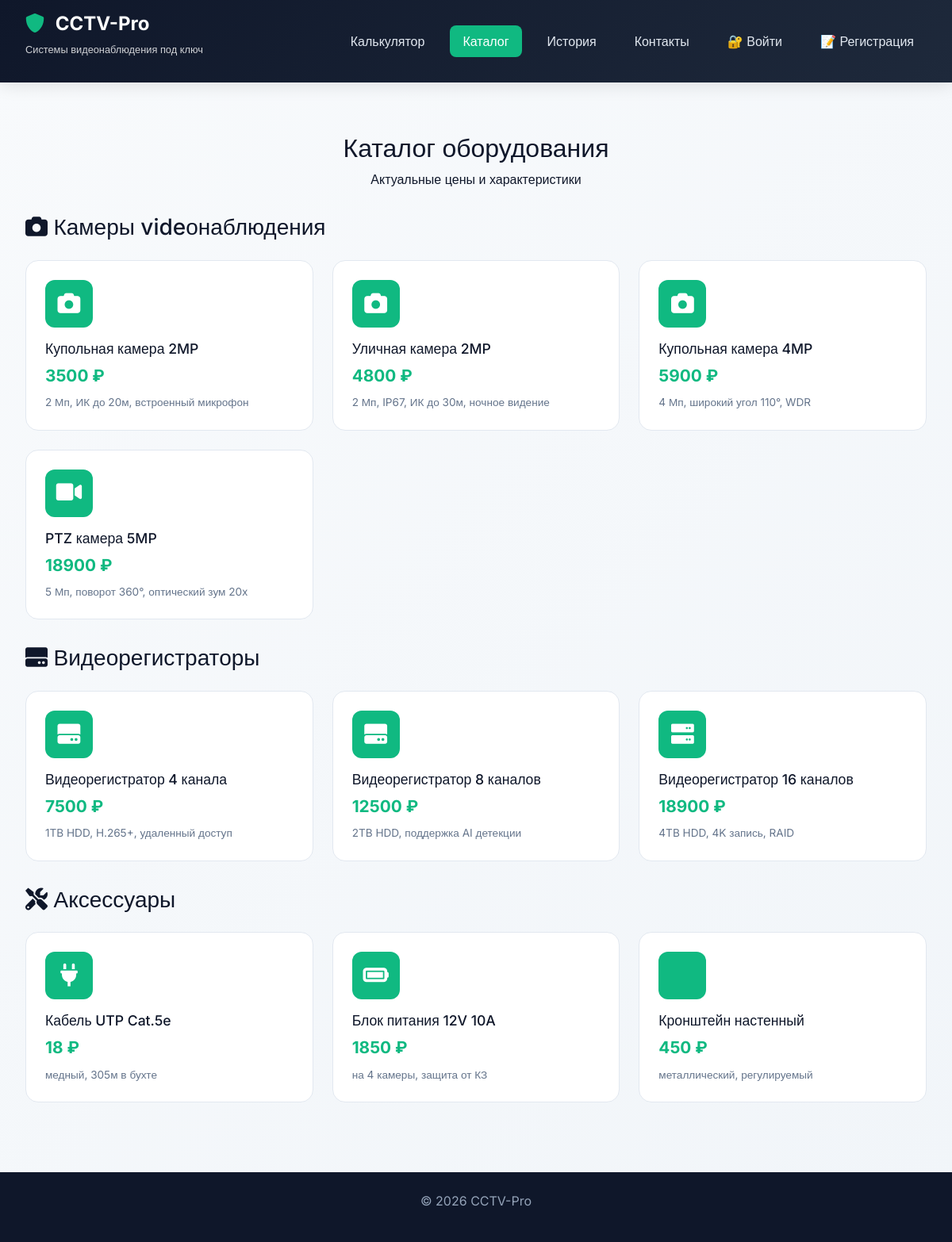
/catalog, run on the app's committed database.
### app.py (models this page shows)
class Equipment(db.Model):
    id = db.Column(db.Integer, primary_key=True)
    name = db.Column(db.String(100))
    type = db.Column(db.String(50))  # camera, recorder, accessory
    price = db.Column(db.Float)
    specs = db.Column(db.String(200))
    icon = db.Column(db.String(50))
    image = db.Column(db.String(100), default='default.jpg')

### app.py (the view)
@app.route('/catalog')
def catalog():
    cameras = Equipment.query.filter_by(type='camera').all()
    recorders = Equipment.query.filter_by(type='recorder').all()
    accessories = Equipment.query.filter_by(type='accessory').all()
    return render_template('catalog.html', cameras=cameras, recorders=recorders, accessories=accessories)

### app.py (called while the page is built)
@app.context_processor
def utility_processor():
    user = None
    user_is_admin = False
    if 'user_id' in session:
        user = User.query.get(session['user_id'])
        if user:
            user_is_admin = user.is_admin
    return dict(current_user=user, user_is_admin=user_is_admin)

### templates/catalog.html (shortened to what this page needs)
{% extends "base.html" %}
{% block content %}
<div class="container">
    <div class="hero">
        <h2>Каталог оборудования</h2>
        <p>Актуальные цены и характеристики</p>
    </div>
    <div class="catalog-section">
        <h3><i class="fas fa-camera"></i> Камеры videонаблюдения</h3>
        <div class="catalog-grid">
            {% for item in cameras %}
            <a href="{{ url_for('product', product_id=item.id) }}" class="catalog-item-link">
                <div class="catalog-item">
                    <div class="catalog-icon"><i class="fas {{ item.icon }}"></i></div>
                    <h4>{{ item.name }}</h4>
                    <div class="catalog-price">{{ item.price|int }} ₽</div>
                    <div class="catalog-specs">{{ item.specs }}</div>
                </div>
            </a>
            {% endfor %}
        </div>
        <h3 style="margin-top: 2rem;"><i class="fas fa-hdd"></i> Видеорегистраторы</h3>
        <div class="catalog-grid">
            {% for item in recorders %}
            <a href="{{ url_for('product', product_id=item.id) }}" class="catalog-item-link">
                <div class="catalog-item">
                    <div class="catalog-icon"><i class="fas {{ item.icon }}"></i></div>
                    <h4>{{ item.name }}</h4>
                    <div class="catalog-price">{{ item.price|int }} ₽</div>
                    <div class="catalog-specs">{{ item.specs }}</div>
                </div>
            </a>
            {% endfor %}
        </div>
        <h3 style="margin-top: 2rem;"><i class="fas fa-tools"></i> Аксессуары</h3>
        <div class="catalog-grid">
            {% for item in accessories %}
            <a href="{{ url_for('product', product_id=item.id) }}" class="catalog-item-link">
                <div class="catalog-item">
                    <div class="catalog-icon"><i class="fas {{ item.icon }}"></i></div>
                    <h4>{{ item.name }}</h4>
                    <div class="catalog-price">{{ item.price|int }} ₽</div>
                    <div class="catalog-specs">{{ item.specs }}</div>
                </div>
            </a>
            {% endfor %}
        </div>
    </div>
</div>
{% endblock %}

### templates/base.html (shortened to what this page needs)
<!DOCTYPE html>
<html lang="ru">
<head>
    <link rel="stylesheet" href="https://cdnjs.cloudflare.com/ajax/libs/font-awesome/6.0.0-beta3/css/all.min.css">
    <link href="https://cdn.jsdelivr.net/npm/bootstrap@5.3.0-alpha1/dist/css/bootstrap.min.css" rel="stylesheet">
    <link rel="stylesheet" href="{{ url_for('static', filename='css/style.css') }}">
</head>
<body>
    <header class="header">
        <div class="container">
            <div class="header-content">
                <div class="logo">
                    <h1><i class="fas fa-shield-alt"></i> CCTV-Pro</h1>
                    <p>Системы видеонаблюдения под ключ</p>
                </div>
<nav>
    <a href="{{ url_for('index') }}" {% if request.endpoint == 'index' %}class="active"{% endif %}>Калькулятор</a>
    <a href="{{ url_for('catalog') }}" {% if request.endpoint == 'catalog' %}class="active"{% endif %}>Каталог</a>
    <a href="{{ url_for('history') }}" {% if request.endpoint == 'history' %}class="active"{% endif %}>История</a>
    <a href="{{ url_for('contacts') }}" {% if request.endpoint == 'contacts' %}class="active"{% endif %}>Контакты</a>
    {% if current_user %}
        <a href="{{ url_for('logout') }}">🚪 Выйти ({{ current_user.username }})</a>
        {% if current_user.is_admin %}
            <a href="{{ url_for('admin_dashboard') }}">⚙️ Админка</a>
        {% endif %}
    {% else %}
        <a href="{{ url_for('login') }}">🔐 Войти</a>
        <a href="{{ url_for('register') }}">📝 Регистрация</a>
    {% endif %}
</nav>
            </div>
        </div>
    </header>
    <main>
        {% block content %}{% endblock %}
    </main>
    <footer class="footer">
        <div class="container">
            <p>© 2026 CCTV-Pro</p>
        </div>
    </footer>
</body>
</html>

### static/css/style.css (style rules this page uses)
* { margin: 0; padding: 0; box-sizing: border-box; }
body { font-family: 'Inter', sans-serif; background: linear-gradient(135deg, #f8fafc 0%, #f1f5f9 100%); color: #0f172a; line-height: 1.5; min-height: 100vh; display: flex; flex-direction: column; }
.container { max-width: 1300px; margin: 0 auto; padding: 0 2rem; width: 100%; }
.header { background: linear-gradient(135deg, #0f172a 0%, #1e293b 100%); color: white; padding: 1rem 0; box-shadow: 0 4px 20px rgba(0,0,0,0.1); position: sticky; top: 0; z-index: 100; }
.header-content { display: flex; justify-content: space-between; align-items: center; flex-wrap: wrap; gap: 1rem; }
.logo h1 { font-size: 1.5rem; font-weight: 700; }
.logo h1 i { color: #10b981; margin-right: 8px; }
.logo p { font-size: 0.8rem; opacity: 0.8; }
nav { display: flex; gap: 1rem; }
nav a { color: #e2e8f0; text-decoration: none; padding: 0.5rem 1rem; border-radius: 8px; transition: all 0.3s; }
nav a.active { background: #10b981; color: white; }
main { flex: 1; padding: 2rem 0; }
.footer { background: #0f172a; color: #94a3b8; text-align: center; padding: 1.5rem 0; margin-top: 2rem; }

### templates/catalog.html (style rules this page uses)
.catalog-grid { display: grid; grid-template-columns: repeat(auto-fill, minmax(280px, 1fr)); gap: 1.5rem; margin: 1.5rem 0; }
.catalog-item-link { text-decoration: none; color: inherit; }
.catalog-item { background: white; border-radius: 16px; padding: 1.5rem; transition: all 0.3s; border: 1px solid #e2e8f0; height: 100%; }
.catalog-icon { width: 60px; height: 60px; background: #10b981; border-radius: 12px; display: flex; align-items: center; justify-content: center; margin-bottom: 1rem; color: white; font-size: 1.8rem; }
.catalog-item h4 { margin: 0 0 0.5rem 0; font-size: 1.1rem; }
.catalog-price { font-size: 1.3rem; font-weight: 700; color: #10b981; margin: 0.5rem 0; }
.catalog-specs { font-size: 0.85rem; color: #64748b; }
.hero { text-align: center; margin: 2rem 0; }
.hero h2 { font-size: 2rem; color: #0f172a; }

### data on the page
Equipment: name "Купольная камера 2MP", price "3500", specs "2 Мп, ИК до 20м, встроенный микрофон"
Equipment: name "Уличная камера 2MP", price "4800", specs "2 Мп, IP67, ИК до 30м, ночное видение"
Equipment: name "Купольная камера 4MP", price "5900", specs "4 Мп, широкий угол 110°, WDR"
Equipment: name "PTZ камера 5MP", price "18900", specs "5 Мп, поворот 360°, оптический зум 20x"
Equipment: name "Видеорегистратор 4 канала", price "7500", specs "1TB HDD, H.265+, удаленный доступ"
Equipment: name "Видеорегистратор 8 каналов", price "12500", specs "2TB HDD, поддержка AI детекции"
Equipment: name "Видеорегистратор 16 каналов", price "18900", specs "4TB HDD, 4K запись, RAID"
Equipment: name "Кабель UTP Cat.5e", price "18", specs "медный, 305м в бухте"
Equipment: name "Блок питания 12V 10A", price "1850", specs "на 4 камеры, защита от КЗ"
Equipment: name "Кронштейн настенный", price "450", specs "металлический, регулируемый"
